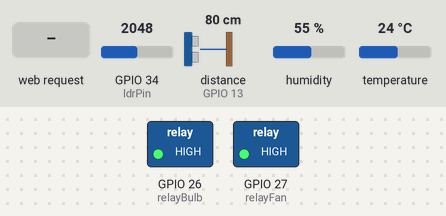
This sketch was run on a simulated ESP32. Shown: switched loads named in the sketch (green lamp = pin HIGH). Wiring (inferred from the names in the program): ultrasonic range finder: trigger GPIO 12; echo GPIO 13. The test bench sets the inputs (shaded band); at power-on: temperature 24 °C, GPIO 34 (ldrPin) = 2048, distance to the obstacle (sensor on GPIO 13) 80 cm, humidity 55 %. The echo pulse lasts 58.3 µs per cm; WiFi joins after 1.5 s; servers stay silent unless stated; pins used as bus, display or sensor lines are not drawn; what the sketch prints to the serial monitor is not drawn.

Above: at 2.7 s.
2.8 s: temperature set to 26 °C
4.7 s: temperature set to 29 °C
At 6.2 s:
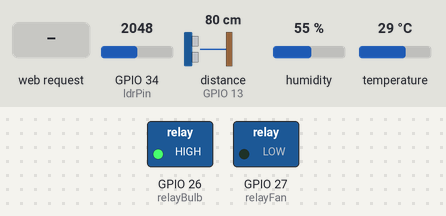
7.1 s: GPIO 34 (ldrPin) set to 1034
8.6 s: GPIO 34 (ldrPin) set to 962
At 9.3 s:
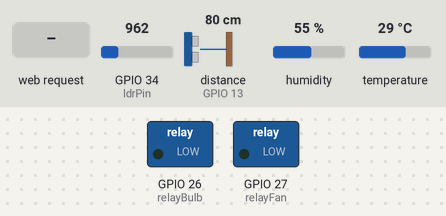
10.1 s: HTTP request GET /fanOff received
At 10.15 s:
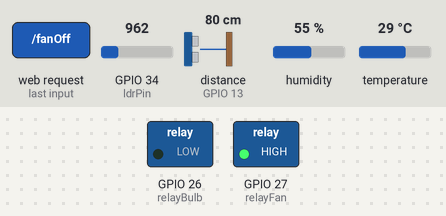
11.7 s: HTTP request GET /threshold?value=120 received
At 12.0 s:
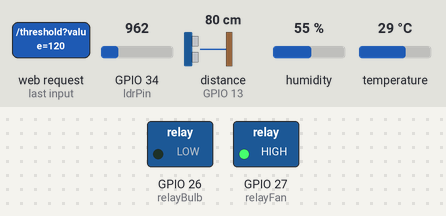
Timing chart, 0 to 14.2 s (numbered marks = the images above; inputs shaded):
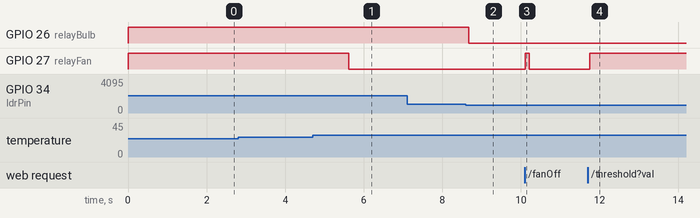

Measured:
- the behaviour switches between 27 and 28 °C on temperature (found by bisection; images 0 and 1)
- the behaviour switches between 1000 and 999 on GPIO 34 (ldrPin) (found by bisection; images 1 and 2)
- after the input at 2.8 s, every drawn part: stays the same
- after the input at 4.7 s, GPIO 27 (relayFan): HIGH → LOW after 0.92 s
- after the input at 7.1 s, every drawn part: stays the same
- after the input at 8.6 s, GPIO 26 (relayBulb): HIGH → LOW after 0.07 s
- after the input at 10.1 s, GPIO 27 (relayFan): LOW → HIGH at once, → LOW 0.11 s later
- after the input at 11.7 s, GPIO 27 (relayFan): LOW → HIGH after 0.05 s

The sketch:

Home_automation.ino
```cpp
#include <WiFi.h>
#include <ESPAsyncWebServer.h>
#include <DHT.h>

#define DHTPIN 4
#define DHTTYPE DHT11

DHT dht(DHTPIN, DHTTYPE);

const char* ssid = "AirFiber-aiRoh8";
const char* password = "@Alonegameryg184";

AsyncWebServer server(80);

// Pin Assignments
const int relayBulb = 26;
const int relayFan = 27;
const int ldrPin = 34;
const int trigPin = 12;
const int echoPin = 13;

bool autoMode = true;
int tempThreshold = 27;

void setup() {
  Serial.begin(115200);

  // Initialize relays (IMPORTANT: set HIGH before pinMode to prevent startup flicker)
  digitalWrite(relayBulb, HIGH);
  pinMode(relayBulb, OUTPUT);

  digitalWrite(relayFan, HIGH);
  pinMode(relayFan, OUTPUT);

  // Initialize other pins
  pinMode(ldrPin, INPUT);
  pinMode(trigPin, OUTPUT);
  pinMode(echoPin, INPUT);

  dht.begin();

  // Connect to Wi-Fi
  WiFi.begin(ssid, password);
  Serial.print("Connecting to WiFi");
  while (WiFi.status() != WL_CONNECTED) {
    delay(500);
    Serial.print(".");
  }
  Serial.println("\nWiFi connected!");
  Serial.println(WiFi.localIP());

  // Route: HTML Page
  server.on("/", HTTP_GET, [](AsyncWebServerRequest *request){
    int ldrVal = analogRead(ldrPin);
    float temp = dht.readTemperature();

    String html = "<!DOCTYPE html><html><head><meta charset='UTF-8'>";
    html += "<title>ESP32 Home Automation</title>";
    html += "<style>body{font-family:sans-serif;}</style></head><body>";
    html += "<h2>Home Automation Control</h2>";

    html += "<p>Mode: ";
    html += (autoMode) ? "Auto" : "Manual";
    html += "</p>";
    html += "<form action='/toggle' method='get'>";
    html += "<button type='submit'>Toggle Mode</button></form>";

    html += "<p>Temperature: " + String(temp) + " °C</p>";
    html += "<p>LDR Value: " + String(ldrVal) + "</p>";

    html += "<form action='/threshold' method='get'>";
    html += "Set Temp Threshold: <input type='number' name='value' value='" + String(tempThreshold) + "'>";
    html += "<input type='submit' value='Set'></form>";

    if (!autoMode) {
      html += "<form action='/bulbOn'><button>Turn Bulb ON</button></form>";
      html += "<form action='/bulbOff'><button>Turn Bulb OFF</button></form>";
      html += "<form action='/fanOn'><button>Turn Fan ON</button></form>";
      html += "<form action='/fanOff'><button>Turn Fan OFF</button></form>";
    }

    html += "</body></html>";
    request->send(200, "text/html", html);
  });

  // Toggle auto/manual mode
  server.on("/toggle", HTTP_GET, [](AsyncWebServerRequest *request){
    autoMode = !autoMode;
    request->redirect("/");
  });

  // Update temp threshold
  server.on("/threshold", HTTP_GET, [](AsyncWebServerRequest *request){
    if (request->hasParam("value")) {
      tempThreshold = request->getParam("value")->value().toInt();
    }
    request->redirect("/");
  });

  // Manual controls
  server.on("/bulbOn", HTTP_GET, [](AsyncWebServerRequest *request){
    digitalWrite(relayBulb, LOW);
    request->redirect("/");
  });
  server.on("/bulbOff", HTTP_GET, [](AsyncWebServerRequest *request){
    digitalWrite(relayBulb, HIGH);
    request->redirect("/");
  });
  server.on("/fanOn", HTTP_GET, [](AsyncWebServerRequest *request){
    digitalWrite(relayFan, LOW);
    request->redirect("/");
  });
  server.on("/fanOff", HTTP_GET, [](AsyncWebServerRequest *request){
    digitalWrite(relayFan, HIGH);
    request->redirect("/");
  });

  server.begin();
}

void loop() {
  if (autoMode) {
    // LDR and motion for bulb
    int ldrVal = analogRead(ldrPin);
    long duration, distance;

    digitalWrite(trigPin, LOW); delayMicroseconds(2);
    digitalWrite(trigPin, HIGH); delayMicroseconds(10);
    digitalWrite(trigPin, LOW);
    duration = pulseIn(echoPin, HIGH);
    distance = duration * 0.034 / 2;

    if (distance < 100 && ldrVal < 1000) {
      digitalWrite(relayBulb, LOW); // turn bulb ON
    } else {
      digitalWrite(relayBulb, HIGH); // turn bulb OFF
    }

    // Temperature for fan
    float temp = dht.readTemperature();
    if (temp > tempThreshold) {
      digitalWrite(relayFan, LOW); // fan ON
    } else {
      digitalWrite(relayFan, HIGH); // fan OFF
    }
  }

  delay(500);
}
```
